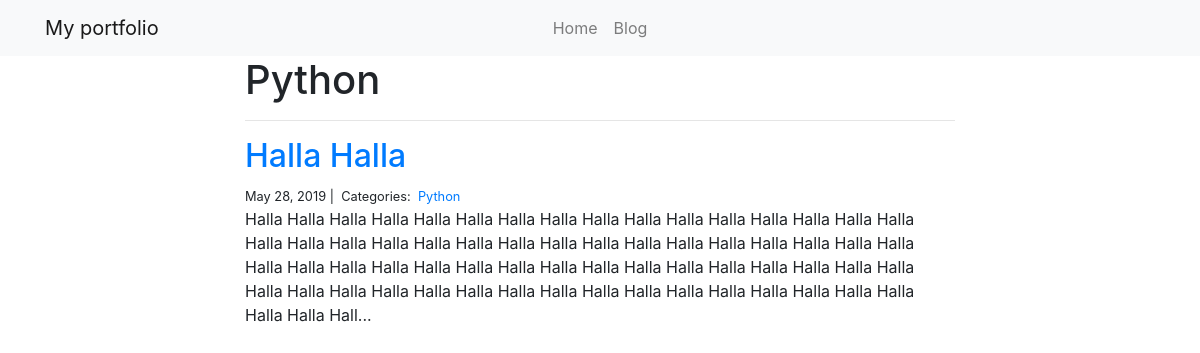
The page /blog/Python/ on the database its author committed.
### blog/models.py (models this page shows)
class Category(models.Model):
	name = models.CharField(max_length=20)

class Post(models.Model):
	title = models.CharField(max_length=255)
	body = models.TextField()
	created_on = models.DateTimeField(auto_now_add=True)
	last_modified = models.DateTimeField(auto_now=True)
	categories = models.ManyToManyField('Category', related_name='posts')

### blog/views.py (the view)
# urls.py: path("<category>/", views.blog_category, name="blog_category"),
def blog_category(request, category):
	posts = Post.objects.filter(
	categories__name__contains=category).order_by('-created_on')
	context = {
	"category": category,
	"posts": posts
	}
	return render(request, "blog_category.html", context)

### blog/templates/blog_category.html
{% extends "base.html" %}
{% block page_content %}
<div class="col-md-8 offset-md-2">
    <h1>{{ category | title }}</h1>
    <hr>
    {% for post in posts %}
        <h2><a href="{% url 'blog_detail' post.pk%}">{{ post.title }}</a></h2>
        <small>
            {{ post.created_on.date }} |&nbsp;
            Categories:&nbsp;
            {% for category in post.categories.all %}
            <a href="{% url 'blog_category' category.name %}">
                {{ category.name }}
            </a>&nbsp;
            {% endfor %}
        </small>
        <p>{{ post.body | slice:":400" }}...</p>
    {% endfor %}
</div>
{% endblock %}

### projects/templates/css.html (style rules this page uses)
* { margin: 200; padding: 0; box-sizing: border-box; }

### rows shown on the page
Category: name "Python"
Post: title "Halla Halla", created_on "May 28, 2019", body "Halla Halla Halla Halla Halla Halla Halla Halla Halla Halla Halla Halla Halla Halla Halla Halla Halla Halla Halla Halla Halla Halla Halla Halla Halla Halla Halla Halla Halla Halla Halla Halla Halla Halla Halla Halla Halla Halla Halla Halla Halla Halla Halla Halla Halla Halla Halla Halla Halla Halla Halla Halla Halla Halla Halla Halla Halla Halla Halla Halla Halla Halla Halla Halla Halla Halla Hall"
